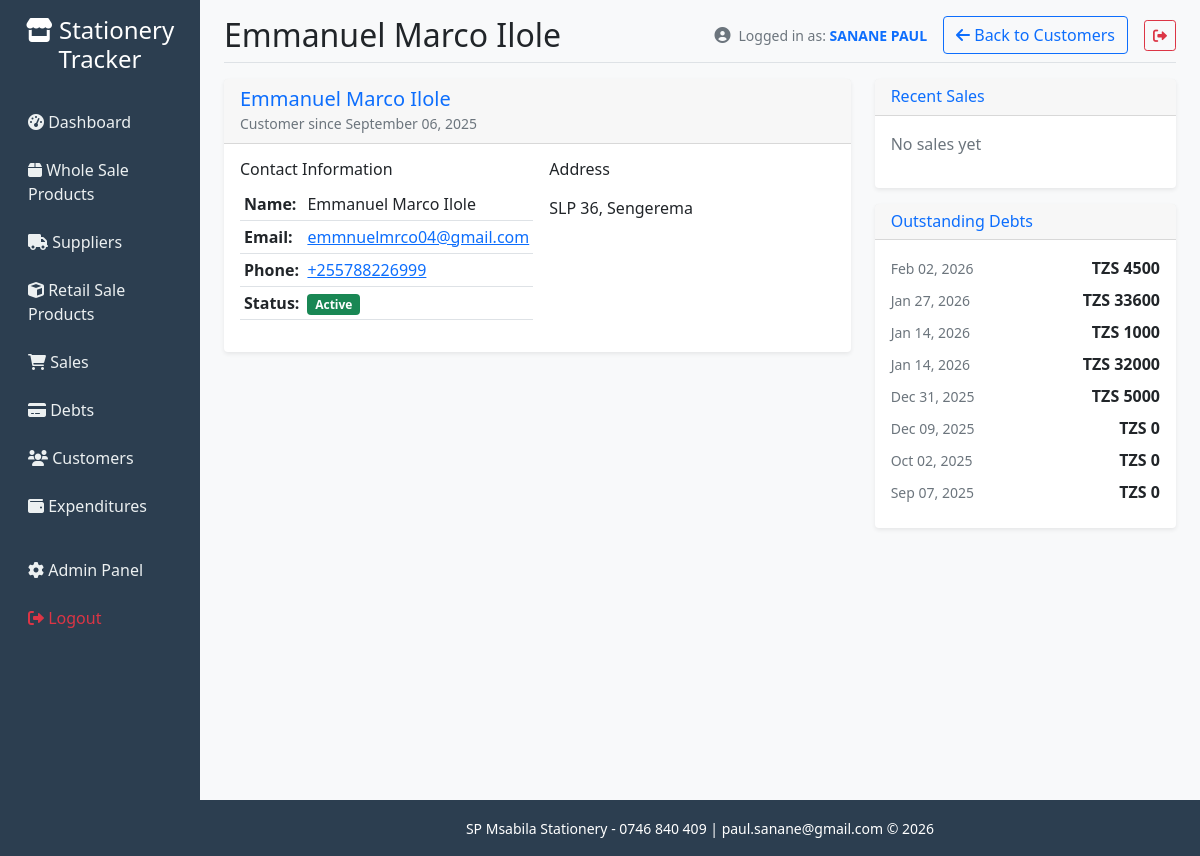
/customers/2/ (signed in), run on the app's committed database.
### tracker/models.py (models this page shows, shortened)
class Customer(models.Model):
    name = models.CharField(max_length=200)
    email = models.EmailField(blank=True)
    phone = models.CharField(max_length=20, blank=True)
    address = models.TextField(blank=True)
    created_at = models.DateTimeField(auto_now_add=True)
    is_active = models.BooleanField(default=True)
    class Meta:
        ordering = ['name']

class Debt(models.Model):
    STATUS_CHOICES = [
        ('pending', 'Pending'),
        ('partial', 'Partially Paid'),
        ('paid', 'Paid'),
        ('overdue', 'Overdue'),
    ]
    customer = models.ForeignKey(Customer, on_delete=models.CASCADE, related_name='debts')
    sale = models.ForeignKey(Sale, on_delete=models.SET_NULL, related_name='debts', null=True, blank=True)
    created_by = models.ForeignKey(User, on_delete=models.SET_NULL, null=True, blank=True)
    item = models.ForeignKey(StationeryItem, on_delete=models.PROTECT, related_name='debts')
    quantity = models.PositiveIntegerField(default=1)
    amount = models.DecimalField(max_digits=10, decimal_places=2, validators=[MinValueValidator(Decimal('0.01'))])
    paid_amount = models.DecimalField(max_digits=10, decimal_places=2, default=0)
    due_date = models.DateField()
    status = models.CharField(max_length=20, choices=STATUS_CHOICES, default='pending')
    description = models.TextField(blank=True)
    created_at = models.DateTimeField(auto_now_add=True)
    updated_at = models.DateTimeField(auto_now=True)
    class Meta:
        ordering = ['-created_at']
    @property
    def remaining_amount(self):
        return self.amount - self.paid_amount

### tracker/views.py (the view)
# urls.py: path('customers/<int:pk>/', views.customer_detail, name='customer_detail'),
@login_required
def customer_detail(request, pk):
    customer = get_object_or_404(Customer, pk=pk)
    sales = customer.sale_set.all().order_by('-sale_date')[:10]
    debts = customer.debts.all().order_by('-created_at')
    context = {
        'customer': customer,
        'sales': sales,
        'debts': debts,
    }
    return render(request, 'tracker/customer_detail.html', context)

### templates/tracker/customer_detail.html
{% extends 'base.html' %}
{% load tz %}
{% block page_title %}{{ customer.name }}{% endblock %}
{% block page_actions %}
<div class="btn-group" role="group">
    <a href="{% url 'customers_list' %}" class="btn btn-outline-primary">
        <i class="fas fa-arrow-left"></i> Back to Customers
    </a>
</div>
{% endblock %}
{% block content %}
<div class="row">
    <div class="col-md-8">
        <div class="card">
            <div class="card-header">
                <h5 class="m-0 font-weight-bold text-primary">{{ customer.name }}</h5>
                <small class="text-muted">Customer since {{ customer.created_at|date:"F d, Y" }}</small>
            </div>
            <div class="card-body">
                <div class="row">
                    <div class="col-md-6">
                        <h6>Contact Information</h6>
                        <table class="table table-sm">
                            <tr>
                                <td><strong>Name:</strong></td>
                                <td>{{ customer.name }}</td>
                            </tr>
                            {% if customer.email %}
                            <tr>
                                <td><strong>Email:</strong></td>
                                <td><a href="mailto:{{ customer.email }}">{{ customer.email }}</a></td>
                            </tr>
                            {% endif %}
                            {% if customer.phone %}
                            <tr>
                                <td><strong>Phone:</strong></td>
                                <td><a href="tel:{{ customer.phone }}">{{ customer.phone }}</a></td>
                            </tr>
                            {% endif %}
                            <tr>
                                <td><strong>Status:</strong></td>
                                <td>
                                    {% if customer.is_active %}
                                        <span class="badge bg-success">Active</span>
                                    {% else %}
                                        <span class="badge bg-secondary">Inactive</span>
                                    {% endif %}
                                </td>
                            </tr>
                        </table>
                    </div>
                    <div class="col-md-6">
                        {% if customer.address %}
                        <h6>Address</h6>
                        <p>{{ customer.address|linebreaks }}</p>
                        {% endif %}
                    </div>
                </div>
            </div>
        </div>
    </div>
    <div class="col-md-4">
        <div class="card">
            <div class="card-header">
                <h6 class="m-0 font-weight-bold text-primary">Recent Sales</h6>
            </div>
            <div class="card-body">
                {% if sales %}
                    {% for sale in sales %}
                    <div class="d-flex justify-content-between align-items-center mb-2">
                        <div>
                            <small class="text-muted">{{ sale.sale_date|localtime|date:"M d, Y" }}</small>
                        </div>
                        <div>
                            <strong>TZS {{ sale.total_amount|floatformat:0 }}</strong>
                        </div>
                    </div>
                    {% endfor %}
                {% else %}
                    <p class="text-muted">No sales yet</p>
                {% endif %}
            </div>
        </div>
        <div class="card mt-3">
            <div class="card-header">
                <h6 class="m-0 font-weight-bold text-primary">Outstanding Debts</h6>
            </div>
            <div class="card-body">
                {% if debts %}
                    {% for debt in debts %}
                    <div class="d-flex justify-content-between align-items-center mb-2">
                        <div>
                            <small class="text-muted">{{ debt.due_date|date:"M d, Y" }}</small>
                        </div>
                        <div>
                            <strong>TZS {{ debt.remaining_amount|floatformat:0 }}</strong>
                        </div>
                    </div>
                    {% endfor %}
                {% else %}
                    <p class="text-muted">No outstanding debts</p>
                {% endif %}
            </div>
        </div>
    </div>
</div>
{% endblock %}

### templates/base.html (shortened to what this page needs)
<!DOCTYPE html>
<html lang="en">
<head>
    <link href="https://cdn.jsdelivr.net/npm/bootstrap@5.1.3/dist/css/bootstrap.min.css" rel="stylesheet">
    <link href="https://cdnjs.cloudflare.com/ajax/libs/font-awesome/6.0.0/css/all.min.css" rel="stylesheet">
    {% load static tz %}
    <link href="{% static 'custom.css' %}" rel="stylesheet">
</head>
<body>
    {% localtime on %}
    <div class="container-fluid">
        <div class="row">
            <nav class="col-md-3 col-lg-2 d-md-block sidebar collapse" id="sidebar">
                <div class="position-sticky pt-3">
                    <div class="text-center mb-4 position-relative">
                        <h4 class="text-white">
                            <i class="fas fa-store"></i> Stationery Tracker
                        </h4>
                    </div>
                    <ul class="nav flex-column">
                        <li class="nav-item">
                            <a class="nav-link {% if request.resolver_match.url_name == 'dashboard' %}active{% endif %}" href="{% url 'dashboard' %}">
                                <i class="fas fa-tachometer-alt"></i> Dashboard
                            </a>
                        </li>
                        <li class="nav-item">
                            <a class="nav-link {% if 'product' in request.resolver_match.url_name %}active{% endif %}" href="{% url 'product_list' %}">
                                <i class="fas fa-box"></i> Whole Sale Products
                            </a>
                        </li>
                        <li class="nav-item">
                            <a class="nav-link {% if 'supplier' in request.resolver_match.url_name %}active{% endif %}" href="{% url 'supplier_list' %}">
                                <i class="fas fa-truck"></i> Suppliers
                            </a>
                        </li>
                        <li class="nav-item">
                            <a class="nav-link {% if 'stationery' in request.resolver_match.url_name %}active{% endif %}" href="{% url 'stationery_list' %}">
                                <i class="fas fa-cube"></i> Retail Sale Products
                            </a>
                        </li>
                        <li class="nav-item">
                            <a class="nav-link {% if 'sales' in request.resolver_match.url_name %}active{% endif %}" href="{% url 'sales_list' %}">
                                <i class="fas fa-shopping-cart"></i> Sales
                            </a>
                        </li>
                        <li class="nav-item">
                            <a class="nav-link {% if 'debts' in request.resolver_match.url_name %}active{% endif %}" href="{% url 'debts_list' %}">
                                <i class="fas fa-credit-card"></i> Debts
                            </a>
                        </li>
                        <li class="nav-item">
                            <a class="nav-link {% if 'customers' in request.resolver_match.url_name %}active{% endif %}" href="{% url 'customers_list' %}">
                                <i class="fas fa-users"></i> Customers
                            </a>
                        </li>
                        <li class="nav-item">
                            <a class="nav-link {% if 'expend' in request.resolver_match.url_name %}active{% endif %}" href="{% url 'expenditures_list' %}">
                                <i class="fas fa-wallet"></i> Expenditures
                            </a>
                        </li>
                        <li class="nav-item mt-3">
                            <a class="nav-link" href="/admin/">
                                <i class="fas fa-cog"></i> Admin Panel
                            </a>
                        </li>
                        <li class="nav-item">
                            <form method="post" action="{% url 'logout' %}" style="display: inline;">
                                <button type="submit" class="nav-link text-danger" style="background: none; border: none; padding: 0.75rem 1rem; width: 100%; text-align: left; cursor: pointer;">
                                    <i class="fas fa-sign-out-alt"></i> Logout
                                </button>
                            </form>
                        </li>
                    </ul>
                </div>
            </nav>
            <main class="col-md-9 ms-sm-auto col-lg-10 px-md-4 main-content">
                <div class="d-flex justify-content-between flex-wrap flex-md-nowrap align-items-center pt-3 pb-2 mb-3 border-bottom">
                    <div class="d-flex align-items-center">
                        <h1 class="h2 mb-0">{% block page_title %}Dashboard{% endblock %}</h1>
                    </div>
                    <div class="d-flex align-items-center gap-3">
                        {% if user.is_authenticated %}
                        <div class="d-none d-md-flex align-items-center text-muted">
                            <i class="fas fa-user-circle me-2"></i>
                            <span class="small">
                                Logged in as: <strong class="text-primary">{{ user.get_full_name|default:user.username }}</strong>
                            </span>
                        </div>
                        {% endif %}
                        <div class="btn-toolbar mb-2 mb-md-0">
                            {% block page_actions %}{% endblock %}
                        </div>
                        {% if user.is_authenticated %}
                        <form method="post" action="{% url 'logout' %}" style="display: inline;">
                            <button type="submit" class="btn btn-outline-danger btn-sm" title="Logout">
                                <i class="fas fa-sign-out-alt"></i>
                            </button>
                        </form>
                        {% endif %}
                    </div>
                </div>
                {% block content %}{% endblock %}
            </main>
        </div>
    </div>
    {% endlocaltime %}
        <footer class="text-center text-white" style="background-color:#2c3e50;">
            <div class="container-fluid">
                <div class="row">
                    <div class="col-md-3 col-lg-2 d-md-block" style="background-color:#2c3e50; min-height: 56px;">
                    </div>
                    <div class="col-md-9 ms-sm-auto col-lg-10">
                        <div class="container py-3">
                            <small style="font-size:0.875rem;">SP Msabila Stationery - 0746 840 409 | paul.sanane@gmail.com &copy; {% now "Y" %}</small>
                        </div>
                    </div>
                </div>
            </div>
        </footer>
</body>
</html>

### static/custom.css (style rules this page uses)
.badge { font-size: 0.75em; }

### templates/base.html (style rules this page uses)
.sidebar { min-height: 100vh; background-color: #2c3e50; position: relative; }
.sidebar .nav-link { color: #ecf0f1; padding: 0.75rem 1rem; }
.main-content { background-color: #f8f9fa; min-height: 100vh; }
.card { border: none; box-shadow: 0 0.125rem 0.25rem rgba(0, 0, 0, 0.075); }
.badge { font-size: 0.75em; }
@media (min-width: 768px) { .sidebar { min-height: calc(100vh - 56px); } }

### data on the page
Customer: name "Emmanuel Marco Ilole", created_at "September 06, 2025", email "emmnuelmrco04@gmail.com", phone "+255788226999", address "SLP 36, Sengerema"
Debt: due_date "Feb 02, 2026", remaining_amount "4500"
Debt: due_date "Jan 27, 2026", remaining_amount "33600"
Debt: due_date "Jan 14, 2026", remaining_amount "1000"
Debt: due_date "Jan 14, 2026", remaining_amount "32000"
Debt: due_date "Dec 31, 2025", remaining_amount "5000"
Debt: due_date "Dec 09, 2025", remaining_amount "0"
Debt: due_date "Oct 02, 2025", remaining_amount "0"
Debt: due_date "Sep 07, 2025", remaining_amount "0"

### other printed values
{{ user.get_full_name|default:user.username }} "SANANE PAUL"
